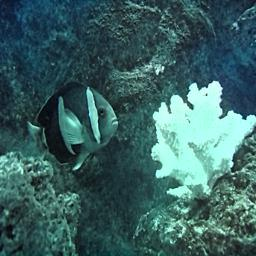
#> input picture x_test.jpg, 256 x 256 px, given in place of the camera
$ python 'demo_DCP&Contrast.py'
#> lines starting #> are read from the running program, lines starting #| are printed output that depends on the picture
### DCP.py
import cv2
import numpy as np

def zmMinFilterGray(src, r=7):
    '''最小值滤波,r是滤波器半径'''
    return cv2.erode(src, np.ones((2 * r + 1, 2 * r + 1)))


def guidedfilter(I, p, r, eps):
    height, width = I.shape
    m_I = cv2.boxFilter(I, -1, (r, r))
    m_p = cv2.boxFilter(p, -1, (r, r))
    m_Ip = cv2.boxFilter(I * p, -1, (r, r))
    cov_Ip = m_Ip - m_I * m_p

    m_II = cv2.boxFilter(I * I, -1, (r, r))
    var_I = m_II - m_I * m_I

    a = cov_Ip / (var_I + eps)
    b = m_p - a * m_I

    m_a = cv2.boxFilter(a, -1, (r, r))
    m_b = cv2.boxFilter(b, -1, (r, r))
    return m_a * I + m_b


def Defog(m, r, eps, w, maxV1):                 # 输入rgb图像，值范围[0,1]
    '''计算大气遮罩图像V1和光照值A, V1 = 1-t/A'''
    V1 = np.min(m, 2)                           # 得到暗通道图像
    Dark_Channel = zmMinFilterGray(V1, 7)
    # cv2.imshow('20190708_Dark',Dark_Channel)    # 查看暗通道
    # cv2.waitKey(0)
    # cv2.destroyAllWindows()

    V1 = guidedfilter(V1, Dark_Channel, r, eps)  # 使用引导滤波优化
    bins = 2000
    ht = np.histogram(V1, bins)                  # 计算大气光照A
    d = np.cumsum(ht[0]) / float(V1.size)
    for lmax in range(bins - 1, 0, -1):
        if d[lmax] <= 0.999:
            break
    A = np.mean(m, 2)[V1 >= ht[1][lmax]].max()
    V1 = np.minimum(V1 * w, maxV1)               # 对值范围进行限制
    return V1, A


def deHaze(m, r=81, eps=0.001, w=0.95, maxV1=0.80, bGamma=False):
    Y = np.zeros(m.shape)
    Mask_img, A = Defog(m, r, eps, w, maxV1)             # 得到遮罩图像和大气光照

    for k in range(3):
        Y[:,:,k] = (m[:,:,k] - Mask_img)/(1-Mask_img/A)  # 颜色校正
    Y = np.clip(Y, 0, 1)
    if bGamma:
        Y = Y ** (np.log(0.5) / np.log(Y.mean()))       # gamma校正,默认不进行该操作
    return Y

### demo_DCP&Contrast.py
# coding=utf-8
import cv2
import numpy as np
# import time

# 新建一个VideoCapture对象，打开视频
cap = cv2.VideoCapture(0)
# cap = cv2.VideoCapture('./video/uw4.mp4')

# 获取原始视频帧大小及fps信息，注意宽高需要强制类型转换成int，否则VideoWriter会报错
width = int(cap.get(3)/2)
height = int(cap.get(4))
fps = 24
# 根据视频文件属性设置waitTime和fps
waitTime = 1
if cap.get(5) != 0:
    waitTime = int(1000.0 / cap.get(5))
    fps = cap.get(5)

# fourcc = cv2.VideoWriter_fourcc('m','p','4','v')
# out = cv2.VideoWriter("DCP_enhance.mp4", fourcc, fps, (width,height))

out_frame = np.zeros((height, width, 3), np.uint8)
frame2gray = np.zeros((height, width, 3), np.uint8)
# times = []
while 1:
    ret, frame = cap.read()
#> frame is the input picture: shape (256, 256, 3); mean B, G, R 98, 97.8, 58.5
    frame = frame[:,:640]
    if frame is None:
        break
    else:
        cv2.imshow("video",frame)

        # [16 lines of commented-out code are left out]

        (b,g,r) = cv2.split(frame)
        bH = cv2.equalizeHist(b)
        gH = cv2.equalizeHist(g)
        rH = cv2.equalizeHist(r)
        enhance = cv2.merge((bH,gH,rH))
        cv2.imshow("enhance", enhance)

        # 局部直方图均衡
        clahe = cv2.createCLAHE(clipLimit = 2.0, tileGridSize=(8,8))
        # [5 lines of commented-out code are left out]

        local_eqH_b = clahe.apply(bH)
        local_eqH_g = clahe.apply(gH)
        local_eqH_r = clahe.apply(rH)
        local_enhance = cv2.merge((local_eqH_b,local_eqH_g,local_eqH_r))
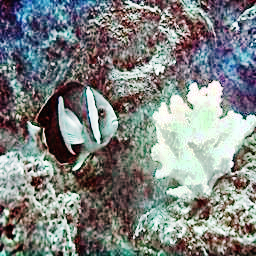
#> local_enhance: shape (256, 256, 3); mean B, G, R 129, 130.5, 126.5
        cv2.imshow("local_eqH", local_enhance)

        # 全局对比度增强
        from PIL import Image
        from PIL import ImageEnhance
        img = np.uint8(frame)
        inp_img = Image.fromarray(img)
        enh_con = ImageEnhance.Contrast(inp_img)
        contrast = 1.5
        img_con = enh_con.enhance(contrast)
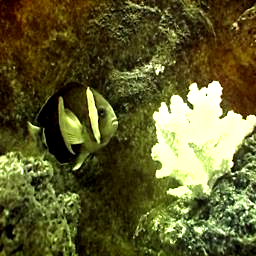
#> img_con: PIL image 256x256 RGB; mean R, G, B 95.1, 92.9, 45.5
        cv2.imshow("contrast_enhance", np.uint8(img_con))

        # 暗通道先验 DCP
        from DCP import *
        enh_DCP = deHaze(frame/255.0)
#> in guidedfilter, `m_II = cv2.boxFilter(I * I, -1, (r, r))`:
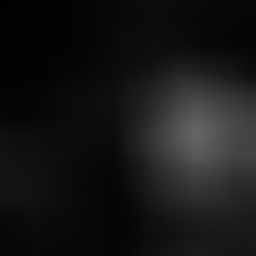
#> m_II: shape (256, 256) float64; min 0.0075, max 0.392, mean 0.0879
#> in guidedfilter, `m_a = cv2.boxFilter(a, -1, (r, r))`:
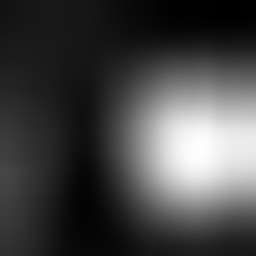
#> m_a: shape (256, 256) float64; min -0.0376, max 0.407, mean 0.0841; drawn with min black and max white
#> in guidedfilter, `m_b = cv2.boxFilter(b, -1, (r, r))`:
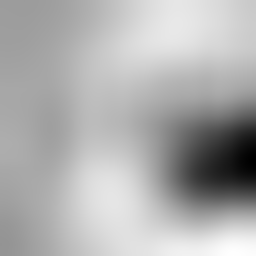
#> m_b: shape (256, 256) float64; min -0.0332, max 0.044, mean 0.0195; drawn with min black and max white
#> in guidedfilter, `return m_a * I + m_b`:
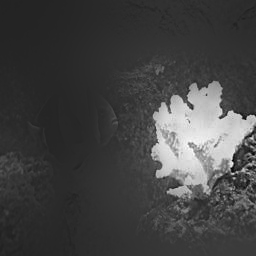
#> returned value: shape (256, 256) float64; min -0.0325, max 0.297, mean 0.054; drawn with min black and max white
#> in Defog, `d = np.cumsum(ht[0]) / float(V1.size)`: d = 2000 values from 1.53e-05 to 1
#> in Defog, `A = np.mean(m, 2)[V1 >= ht[1][lmax]].max()`: A = 0.962
#> after the loop in deHaze, `for k in range(3):`:
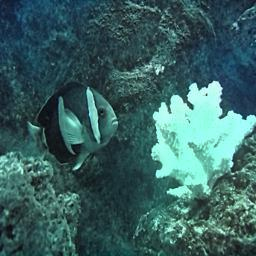
#> Y: shape (256, 256, 3) float64; mean of channels 0, 1, 2 0.364, 0.364, 0.197; drawn with min black and max white
        cv2.imshow("DCP_enhance", enh_DCP)
        # out.write(enh_DCP)

        k = cv2.waitKey(waitTime) & 0xFF
#> (key Esc is pressed here)
        if k == 27:
            break

cap.release()
# Ttime, Mtime = np.sum(times[1:]), np.mean(times[1:])
# print ("Time taken: %d sec at %0.3f fps" %(Ttime, 1./Mtime))
